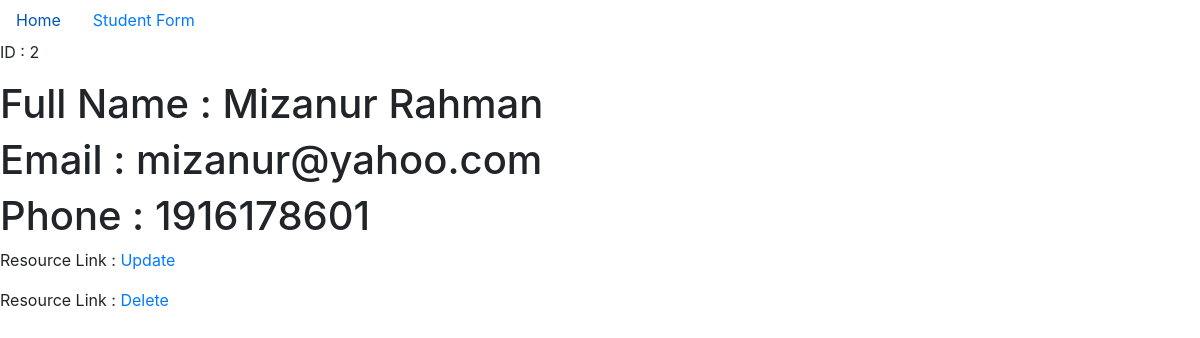
Page /student_info/2 on the committed database.
### first_app/models.py (models this page shows)
class Student(models.Model):
	first_name  = models.CharField(max_length=50)
	last_name	= models.CharField(max_length=50)
	email 		= models.EmailField()
	phone		= models.IntegerField()
	def __str__(self):
		return self.first_name+" "+self.last_name
	class Meta:
		verbose_name       ='Student'
		verbose_name_plural='Students'

### first_app/views.py (the view)
# urls.py: path('student_info/<int:id>', views.student_info, name='student_info'),
def student_info(request,id):
	students = Student.objects.get(pk=id)
	template ='first_app/student_info.html'
	context = {
		'title' :"Home",
		'students':students
	}
	return render(request, template,context)

### first_app/templates/first_app/student_info.html
{% extends 'first_app/base.html' %}
{% block content %}
	<p>ID : {{students.id}}</p>
	<h1>Full Name : {{students}}</h1>
	<h1>Email : {{students.email}}</h1>
	<h1>Phone : {{students.phone}}</h1>
	<p>Resource Link : <a href="{% url 'first_app:student_update' id=students.id %}">Update</a></p>
	<p>Resource Link : <a href="{% url 'first_app:student_delete' id=students.id %}">Delete</a></p>
{% endblock %}

### rows in the picture
Student: id "2", first_name+last_name "Mizanur Rahman", email "mizanur@yahoo.com", phone "1916178601"
